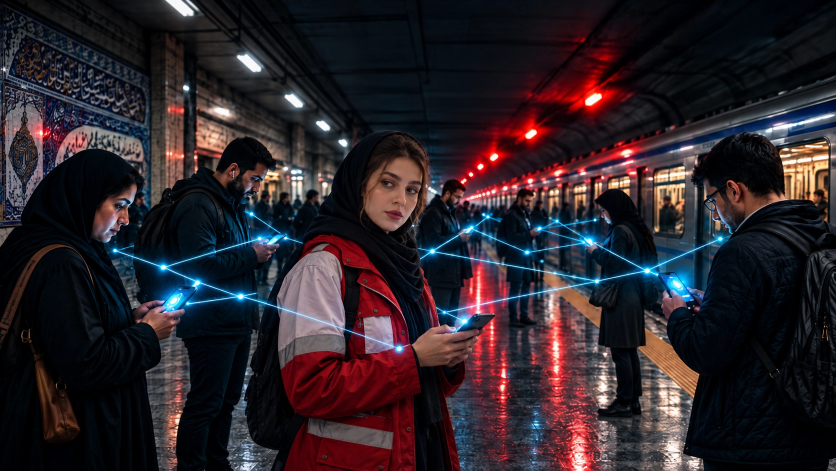
#> input picture assets/hero/rez-mesh-station-hero.webp, 1672 x 941 px, given in place of rezvanmesh-mark.webp, which was not available (shown at 1/2 size)
$ python create_responsive_assets.py
#> lines starting #> are read from the running program, lines starting #| are printed output that depends on the picture
from pathlib import Path
from PIL import Image

assets = Path("client/public/assets")

outputs = [
    ("rezvanmesh-mark.webp", "rezvanmesh-mark-96.webp", 96, 86),
    ("rezvanmesh-cube.webp", "rezvanmesh-cube-400.webp", 400, 84),
    ("rezvanmesh-cube.webp", "rezvanmesh-cube-640.webp", 640, 85),
]

for source_name, target_name, width, quality in outputs:
    with Image.open(assets / source_name) as image:
#> image is the input picture: PIL image 1672x941 RGB; mean R, G, B 44.4, 35.3, 41.2
        height = round(image.height * width / image.width)
#> height = 54
        image = image.resize((width, height), Image.Resampling.LANCZOS)
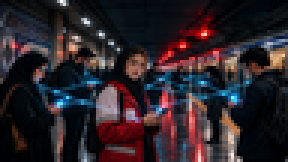
#> image: PIL image 96x54 RGB (shown 3 times larger); mean R, G, B 44.7, 35.5, 41.2
        image.save(assets / target_name, "WEBP", quality=quality, method=6)
        print(f"{target_name}: {width}x{height}")
#| rezvanmesh-mark-96.webp: 96x54
#> pass 2 of the loop `for source_name, target_name, width, quality in outputs:`:
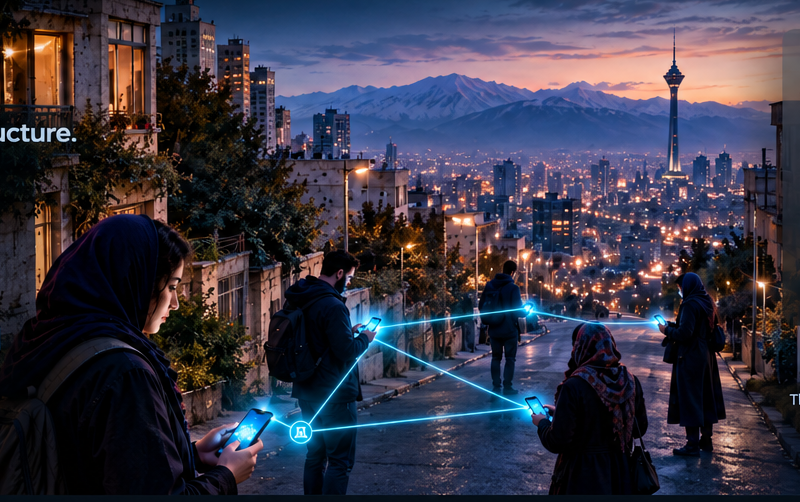
#> input picture assets/hero/rezmesh-city-photo.png, 800 x 502 px, given in place of rezvanmesh-cube.webp, which was not available
#> image is the input picture: PIL image 800x502 RGB; mean R, G, B 58.5, 56.2, 71.4
#> `image = image.resize((width, height), Image.Resampling.LANCZOS)`:
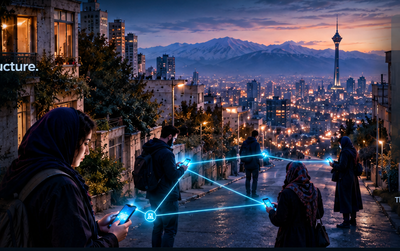
#> image: PIL image 400x251 RGB; mean R, G, B 58.6, 56.2, 71.4
#| rezvanmesh-cube-400.webp: 400x251
